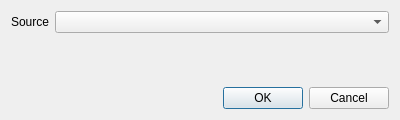
<?xml version="1.0" encoding="UTF-8"?>
<ui version="4.0">
 <class>image_selector_ecu</class>
 <widget class="QDialog" name="image_selector_ecu">
  <property name="geometry">
   <rect>
    <x>0</x>
    <y>0</y>
    <width>400</width>
    <height>120</height>
   </rect>
  </property>
  <property name="windowTitle">
   <string>Dialog</string>
  </property>
  <layout class="QGridLayout" name="gridLayout">
   <item row="0" column="1">
    <widget class="QComboBox" name="image_selector"/>
   </item>
   <item row="0" column="0">
    <widget class="QLabel" name="label">
     <property name="text">
      <string>Source</string>
     </property>
    </widget>
   </item>
   <item row="2" column="1">
    <widget class="QDialogButtonBox" name="buttonBox">
     <property name="orientation">
      <enum>Qt::Horizontal</enum>
     </property>
     <property name="standardButtons">
      <set>QDialogButtonBox::Cancel|QDialogButtonBox::Ok</set>
     </property>
    </widget>
   </item>
   <item row="1" column="1">
    <spacer name="verticalSpacer">
     <property name="orientation">
      <enum>Qt::Vertical</enum>
     </property>
     <property name="sizeHint" stdset="0">
      <size>
       <width>20</width>
       <height>40</height>
      </size>
     </property>
    </spacer>
   </item>
  </layout>
 </widget>
 <resources/>
 <connections>
  <connection>
   <sender>buttonBox</sender>
   <signal>accepted()</signal>
   <receiver>image_selector_ecu</receiver>
   <slot>accept()</slot>
   <hints>
    <hint type="sourcelabel">
     <x>248</x>
     <y>254</y>
    </hint>
    <hint type="destinationlabel">
     <x>157</x>
     <y>274</y>
    </hint>
   </hints>
  </connection>
  <connection>
   <sender>buttonBox</sender>
   <signal>rejected()</signal>
   <receiver>image_selector_ecu</receiver>
   <slot>reject()</slot>
   <hints>
    <hint type="sourcelabel">
     <x>316</x>
     <y>260</y>
    </hint>
    <hint type="destinationlabel">
     <x>286</x>
     <y>274</y>
    </hint>
   </hints>
  </connection>
 </connections>
</ui>
